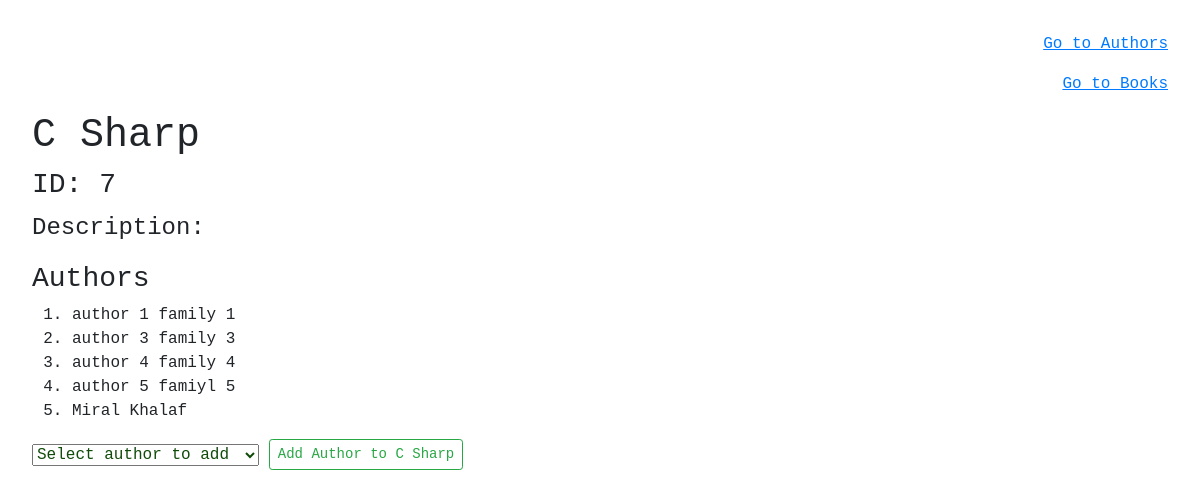
/books/7, run on the app's committed database.
### books/models.py (models this page shows)
class Book(models.Model):
    title = models.CharField(max_length=255)
    description = models.TextField()
    authors = models.ManyToManyField(Author, related_name="books")
    created_at = models.DateTimeField(auto_now_add=True)
    updated_at = models.DateTimeField(auto_now=True)

### authors/models.py (models this page shows)
class Author(models.Model):
    first_name = models.CharField(max_length=255)
    last_name = models.CharField(max_length=255)
    notes = models.TextField()
    created_at = models.DateTimeField(auto_now_add=True)
    updated_at = models.DateTimeField(auto_now=True)

### books/views.py (the view)
# urls.py: path('books/<int:book_id>', views.view_book_details),
def view_book_details(request, book_id):
    context = {
        'book': Book.objects.get(id=book_id),
        'all_authors': Author.objects.all(),
    }
    return render(request, 'book_details.html', context)

### books/templates/book_details.html (shortened to what this page needs)
<!DOCTYPE html>
<html lang="en">
<head>
    <link rel="stylesheet" href="https://cdn.jsdelivr.net/npm/bootstrap@4.3.1/dist/css/bootstrap.min.css">
</head>
<body>
    <main class="p-2">
        <p class="text-right"><a href="/authors"><u>Go to Authors</u></a></p>
        <p class="text-right"><a href="/books"><u>Go to Books</u></a></p>
        <h1> {{ book.title }} </h1>
        <h3>ID: {{ book.id }} </h3>
        <p><span>Description: </span>{{ book.description }}</p>
        <h3>Authors</h3>
        <ol>
            {%for author in book.authors.all%}
            <li>{{author.first_name}} {{author.last_name}}</li>
            {%endfor%}
        </ol>
        <form action="/authors/{{book.id}}/add_author_to_book" method="post">
        <select name="add_author_to_book" class="selectpicker myClass show-tick dropup" data-dropupAuto="true" data-container="#mainContainer" id="myControl"  data-width="90%">
            <option selected>Select author to add</option>
        </select>
        <button class="btn btn-outline-success btn-sm">Add Author to {{book.title}}</button>
    </form>
    </main>
</body>
</html>

### books/templates/book_details.html (style rules this page uses)
* { font-family: 'Courier New', Courier, monospace; }
body { padding: 2%; }
main p span { font-size: 1.5rem; }
.myClass { color: rgb(16, 75, 10); width:200px; width: 20%; }
.myClass option { background: #28a745; color: white; }

### data on the page
Book: title "C Sharp", id "7"
Author: first_name "author 1", last_name "family 1"
Author: first_name "author 3", last_name "family 3"
Author: first_name "author 4", last_name "family 4"
Author: first_name "author 5", last_name "famiyl 5"
Author: first_name "Miral", last_name "Khalaf"
